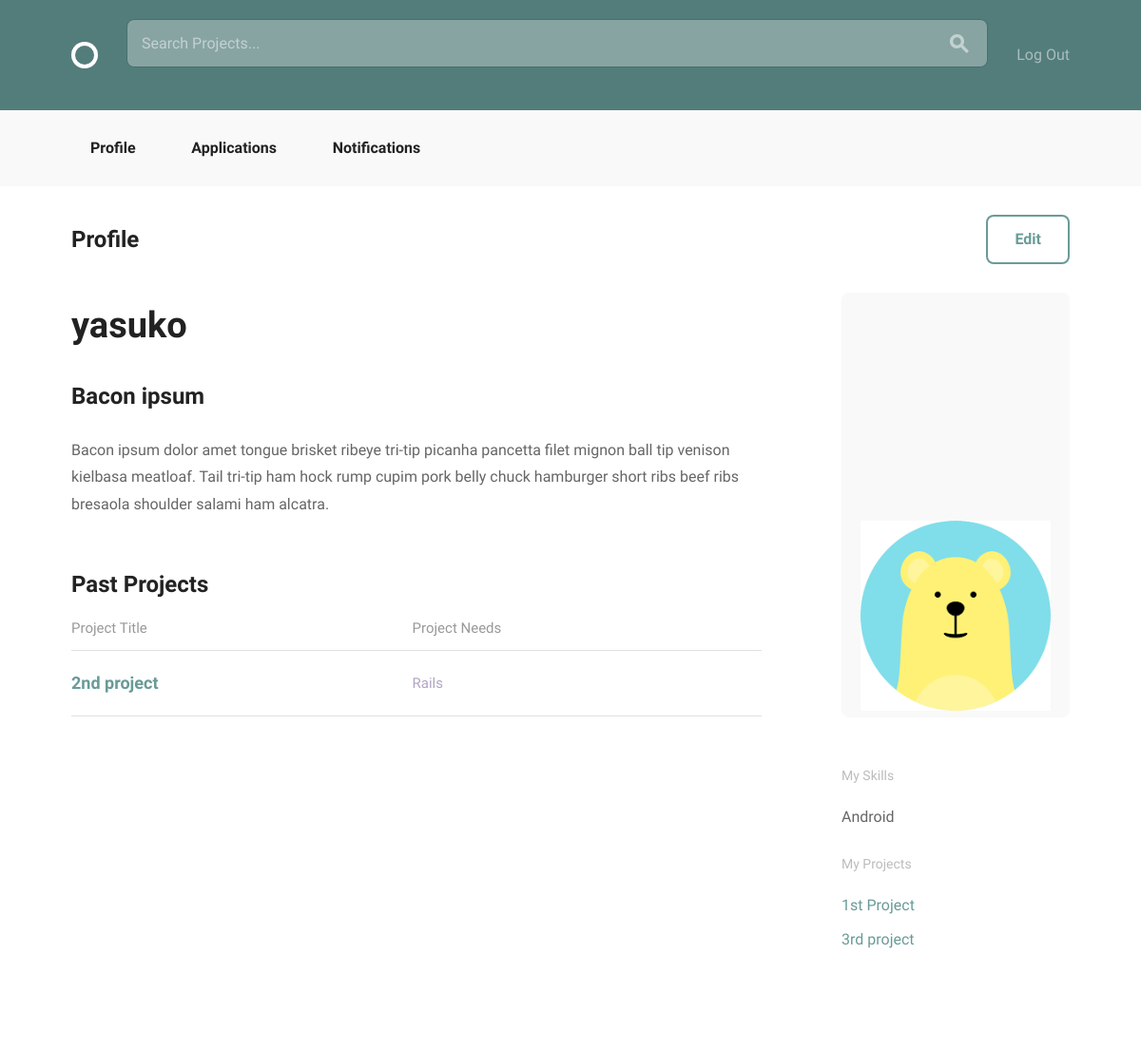
Screenshot of /accounts/profile/3/ (signed in) with the database file from the repository.
### accounts/models.py (models this page shows, shortened)
class User(AbstractBaseUser, PermissionsMixin):
    email = models.EmailField(unique=True)
    username = models.CharField(max_length=40, unique=True)
    bio = models.TextField(max_length=500, blank=True, default="")
    image = models.ImageField(upload_to="profile_image/", blank=True)
    date_joined = models.DateTimeField(default=timezone.now)
    is_active = models.BooleanField(default=True)
    is_staff = models.BooleanField(default=False)
    objects = UserManager()
    USERNAME_FIELD = "email"
    REQUIRED_FIELDS = ["username"]

class Skill(models.Model):
    user = models.ForeignKey(settings.AUTH_USER_MODEL, null=True)
    name = models.CharField(max_length=20, choices=SKILLES_CHOICES)
    def __str__(self):
        return self.name

### projects/models.py (models this page shows, shortened)
class Application(models.Model):
    applicant = models.ForeignKey(
        settings.AUTH_USER_MODEL,
        related_name="applicaion"
    )
    position = models.ForeignKey(Position)
    status = models.CharField(max_length=20)

class Position(models.Model):
    ANDROID = "Android"
    DESIGN = "Design"
    JAVA = "Java"
    PHP = "PHP"
    PYTHON = "Python"
    RAILS = "Rails"
    WORDPRESS = "Wordpress"
    iOS = "iOS"
    SKILLES_CHOICES = (
        (ANDROID, "Android Developer"),
        (DESIGN, "Designer"),
        (JAVA, "Java Developer"),
        (PHP, "PHP Developer"),
        (PYTHON, "Python Developer"),
        (RAILS, "Rails Developer"),
        (WORDPRESS, "Wordpress Developer"),
        (iOS, "iOS Developer")
    )
    project = models.ForeignKey(
        Project,
        null=True,
        related_name="positions",
        on_delete=models.CASCADE)
    title = models.CharField(max_length=100)
    description = models.TextField(max_length=500)
    skill = models.CharField(max_length=20, choices=SKILLES_CHOICES, default="")
    position_filled = models.BooleanField(default=False)
    applicants = models.ManyToManyField(
        settings.AUTH_USER_MODEL,
        through='Application')

class Project(models.Model):
    user = models.ForeignKey(settings.AUTH_USER_MODEL, null=True)
    title = models.CharField(max_length=100)
    description = models.TextField(max_length=500)
    estimated_time = models.IntegerField()
    requirements = models.CharField(max_length=100)

### accounts/views.py (the view)
@login_required
def profile_detail(request, pk):
    profile = get_object_or_404(models.User, pk=pk)
    skills = models.Skill.objects.filter(user_id=pk)
    projects = Project.objects.filter(user_id=pk)
    applications = Application.objects.filter(
                        applicant=request.user,
                        status='accept')
    return render(request, 'accounts/profile_detail.html', {
            'profile': profile,
            'skills': skills,
            'projects': projects ,
            'applications': applications })

### projects/templatetags/project_extras.py (called while the page is built)
@register.filter('markdown_to_html')
def markdown_to_html(markdown_text):
    html_body = markdown2.markdown(markdown_text)
    return mark_safe(html_body)

### accounts/templates/accounts/profile_detail.html
{% extends "layout.html" %}
{% load static from staticfiles %}
{% load project_extras %}
{% block body_content %}
<div class="bounds circle--page">
    <div class="circle--page--header circle--fluid">
        <div class="circle--fluid--cell circle--fluid--primary">
            <h2>Profile</h2>
        </div>
        {% if profile.id == request.user.id %}
            <div class="circle--fluid--cell circle--fluid--secondary">
                <a class="button icon-on-left" href="{% url 'accounts:edit' pk=user.id %}">Edit</a>
            </div>
        {% endif %}
    </div>
    <div class="grid-70">
        <div class="circle--article--body">
              <h1>{{ profile.username }}</h1>
              {{ profile.bio | markdown_to_html }}
        </div>
        <h2>Past Projects</h2>
        <table class="u-full-width circle--table">
            <thead>
                <tr>
                    <th>Project Title</th>
                    <th class="circle--cell--right">Project Needs</th>
                </tr>
            </thead>
            <tbody>
                {% for application in applications %}
                    <tr class="clickable-row" data-href="{% url 'projects:project_detail' pk=application.position.project.pk %}">
                        <td>
                            <h3>{{ application.position.project.title }}</h3>
                        </td>
                        <td class="circle--cell--right">
                            <span class="secondary-label">{{ application.position.skill }}</sapn>
                        </td>
                    </tr>
                {% endfor %}
            </tbody>
        </table>
    </div>
    <div class="grid-25 grid-push-5">
        <div class="circle--secondary--module">
            <div class="circle--primary--avatar">
                {% if profile.image %}
                    <img src="{{ profile.image.url }}" height=200 width=200 alt="profile image"/>
                {% endif %}
            </div>
        </div>
        <div class="circle--secondary--module">
            <h4>My Skills</h4>
            <ul class="unloaded">
                {% for skill in skills %}
                <li>{{ skill }}</li>
                {% endfor %}
            </ul>
            <h4>My Projects</h4>
            <ul class="circle--link--list">
                {% for project in projects %}
                <li><a href="{% url 'projects:project_detail' pk=project.pk %}">{{ project.title }}</a></li>
                {% endfor %}
            </ul>
        </div>
    </div>
</div>
{% endblock %}

### rows the page displays
User: username "yasuko", bio "Bacon ipsum Bacon ipsum dolor amet tongue brisket ribeye tri-tip picanha pancetta filet mignon ball tip venison kielbasa meatloaf. Tail tri-tip ham hock rump cupim pork belly chuck hamburger short ribs beef ribs bresaola shoulder salami ham alcatra.", image (picture)
Application: position.project "2nd project", position.skill "Rails"
Skill: name "Android"
Project: title "1st Project"
Project: title "3rd project"
